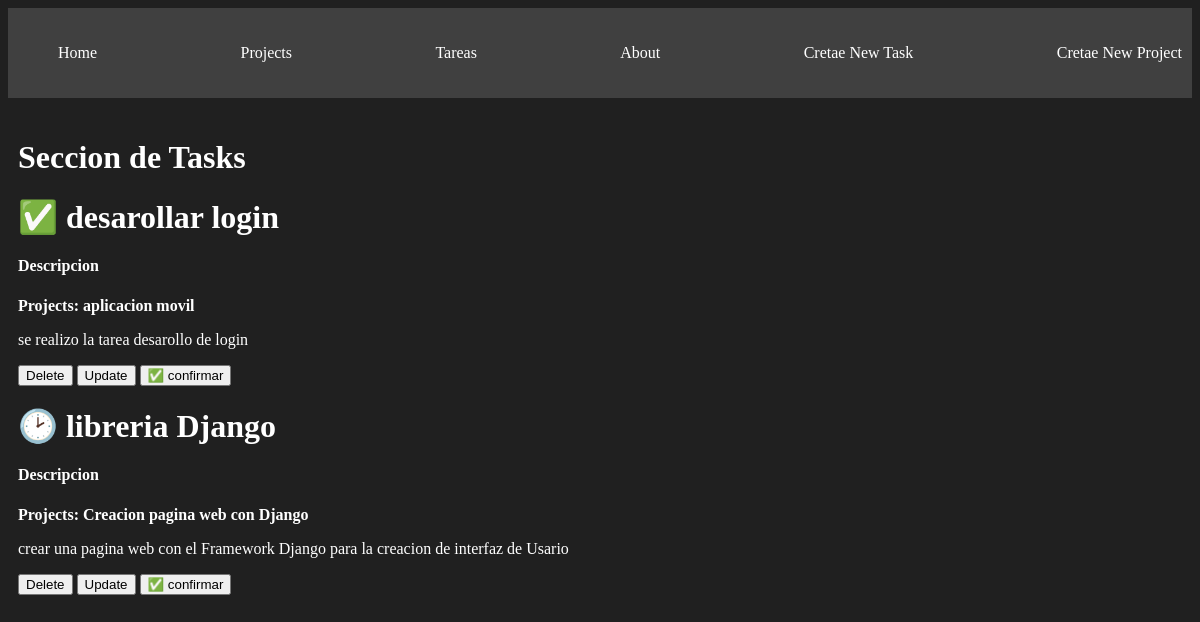
Page /tasks/ on the earlier database version.
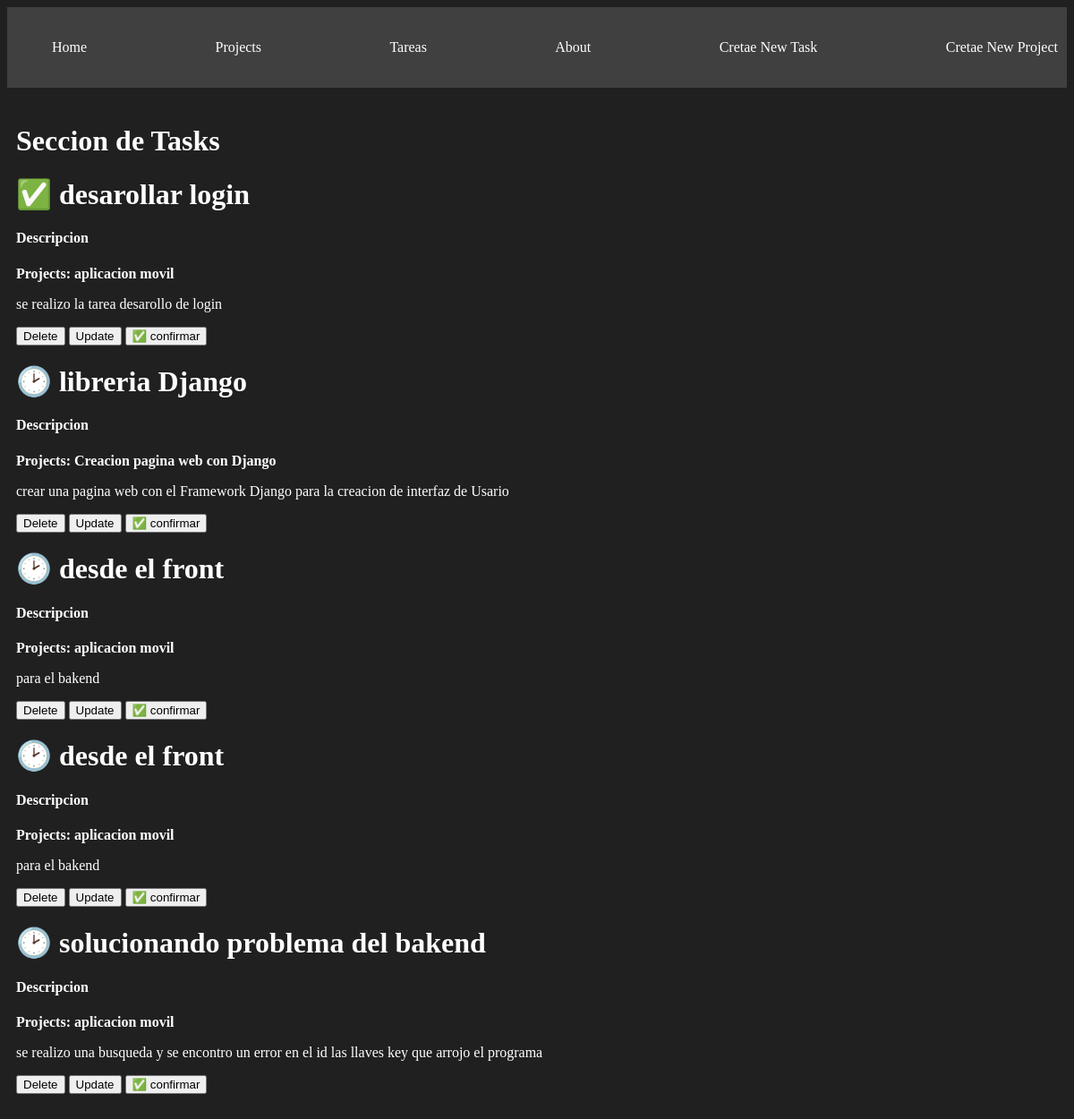
Same page on the later database version.
### myapp/models.py (models this page shows, shortened)
class Task(models.Model):
    title = models.CharField(max_length=200)
    descripcion = models.TextField()
    project =  models.ForeignKey(Project, on_delete=models.CASCADE)
    confirmation = models.BooleanField(default=False)

class Project(models.Model):
    name = models.CharField(max_length=200) ## tabla texto

### myapp/views.py (the view)
# urls.py: path("tasks/", views.tasks, name="tasks"),
def tasks(request):
    tasks = Task.objects.all()
    return render(request, 'tasks/tasks.html', {
        'tasks': tasks
    })

### myapp/templates/tasks/tasks.html
{% extends 'layouts/base.html' %}
{% block content %}
<h1>Seccion de Tasks</h1>
{% for task in tasks %}
<div>
    <h1> {% if task.confirmation == False %} 🕑 {% else %} ✅ {% endif %} {{task.title}}</h1>
    <div>
        <h4>Descripcion</h4>
        <p><strong>Projects: {{task.project.name}}</strong></p>
        <p>{{task.descripcion}}</p>
        <button>Delete</button>
        <button>Update</button>
        <button>✅ confirmar</button>
    </div>
</div>
{% endfor%}
{% endblock %}

Differences in the rows shown:
added Task: title "desde el front", project.name "aplicacion movil", descripcion "para el bakend"
added Task: title "desde el front", project.name "aplicacion movil", descripcion "para el bakend"
added Task: title "solucionando problema del bakend", project.name "aplicacion movil", descripcion "se realizo una busqueda y se encontro un error en el id las llaves key que arrojo el programa"
